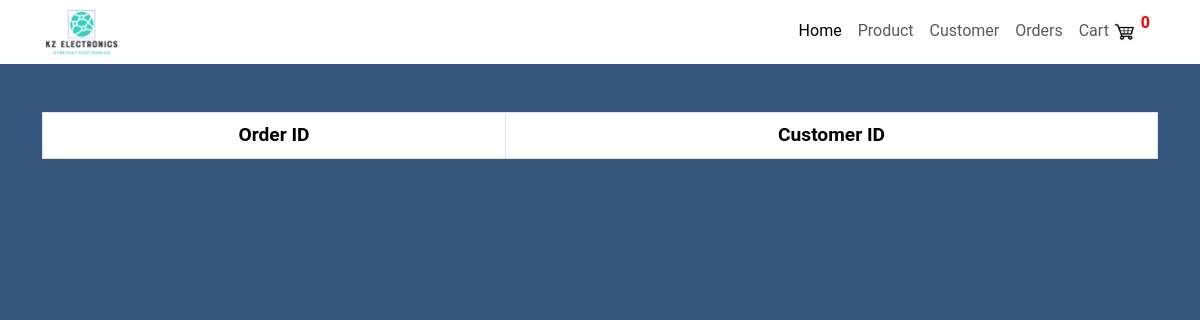
/order/, run on an earlier commit of the app's database.
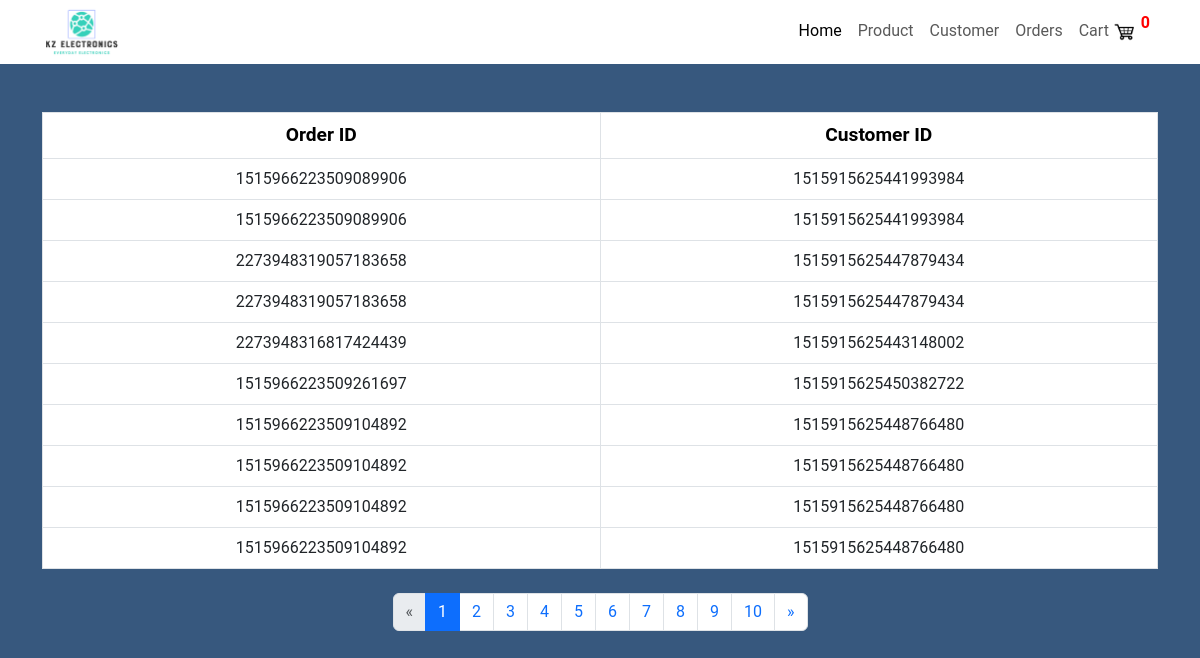
And on a later commit of the database.
### ShopApp/models.py (models this page shows, shortened)
class Order(models.Model):
    id = models.AutoField(primary_key=True)
    order_id = models.TextField(null=True, blank=True)
    complete = models.BooleanField(default=False, null=True, blank=False)
    customer_ref = models.ForeignKey(Customer,
                                     null=True,
                                     blank=True,
                                     on_delete=models.CASCADE)
    date_ordered = models.DateTimeField(auto_now_add=True)

class Customer(models.Model):
    user = models.OneToOneField(User,
                                null=True,
                                blank=True,
                                on_delete=models.CASCADE)
    customer_id = models.TextField(null=True, blank=True)

### ShopApp/views.py (the view)
# urls.py: path('order/', views.order, name='order'),
def order(request):
    orders = Order.objects.all().order_by('id')
    paginator = Paginator(orders, 10)
    page_number = request.GET.get('page', 1)
    page_list = paginator.page(page_number)
    try:
        page_list = paginator.page(page_number)
    except PageNotAnInteger:
        page_list = paginator.page(1)
    except EmptyPage:
        page_list = paginator.page(paginator.num_pages)
    return render(request, 'ShopApp/order.html', {
        'page_list': page_list,
        'range': range(1, 11)
    })

### ShopApp/templates/ShopApp/order.html (shortened to what this page needs)
{% load static %}
<!DOCTYPE html>
<html lang="en">
    <head>
        <link href="https://cdn.jsdelivr.net/npm/bootstrap@5.3.0-alpha3/dist/css/bootstrap.min.css"
              rel="stylesheet"
>
        <link rel="stylesheet" href="{% static 'ShopApp/styles/style.css' %}">
    </head>
    <body>
        {% include "includes/nav.html" %}
        <div class="container">
            <table class="table table-bordered mt-5 mb-4">
                <thead>
                    <tr>
                        <th>Order ID</th>
                        <th>Customer ID</th>
                    </tr>
                </thead>
                <tbody>
                    {% for order in page_list %}
                        <tr>
                            <td>{{ order.order_id }}</td>
                            <td>{{ order.customer_ref.customer_id }}</td>
                        </tr>
                    {% endfor %}
                </tbody>
            </table>
            {% if page_list.has_other_pages %}
                <ul class="pagination justify-content-center">
                    {% if page_list.has_previous %}
                        <li class="page-item">
                            <a class="page-link" href="?page={{ page_list.previous_page_number }}">&laquo;</a>
                        </li>
                    {% else %}
                        <li class="disabled page-item">
                            <span class="page-link">&laquo;</span>
                        </li>
                    {% endif %}
                    {% for i in range %}
                        {% if page_list.number == i %}
                            <li class="page-item active">
                                <span class="page-link">
                                    {{ i }} <span class="visually-hidden">(current)</span>
                                </span>
                            </li>
                        {% else %}
                            <li class="page-item">
                                <a class="page-link" href="?page={{ i }}">{{ i }}</a>
                            </li>
                        {% endif %}
                    {% endfor %}
                    {% if page_list.has_next %}
                        <li class="page-item">
                            <a class="page-link" href="?page={{ page_list.next_page_number }}">&raquo;</a>
                        </li>
                    {% else %}
                        <li class="disabled page-item">
                            <span class="page-link">&raquo;</span>
                        </li>
                    {% endif %}
                </ul>
            {% endif %}
        </div>
    </body>
</html>

What changed in the data, as far as the page shows it:
added Order: order_id "1515966223509089906", customer_ref.customer_id "1515915625441993984"
added Order: order_id "1515966223509089906", customer_ref.customer_id "1515915625441993984"
added Order: order_id "2273948319057183658", customer_ref.customer_id "1515915625447879434"
added Order: order_id "2273948319057183658", customer_ref.customer_id "1515915625447879434"
added Order: order_id "2273948316817424439", customer_ref.customer_id "1515915625443148002"
added Order: order_id "1515966223509261697", customer_ref.customer_id "1515915625450382722"
added Order: order_id "1515966223509104892", customer_ref.customer_id "1515915625448766480"
added Order: order_id "1515966223509104892", customer_ref.customer_id "1515915625448766480"
added Order: order_id "1515966223509104892", customer_ref.customer_id "1515915625448766480"
added Order: order_id "1515966223509104892", customer_ref.customer_id "1515915625448766480"
Also different on the page:
new list line: "1"
new list line: "2"
new list line: "3"
new list line: "4"
new list line: "5"
new list line: "6"
new list line: "7"
new list line: "8"
new list line: "9"
new list line: "10"
